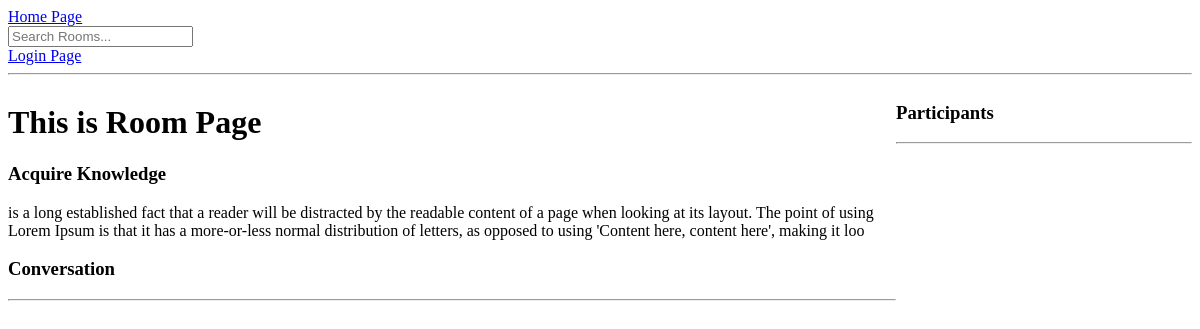
The app's page /room/2, older data.
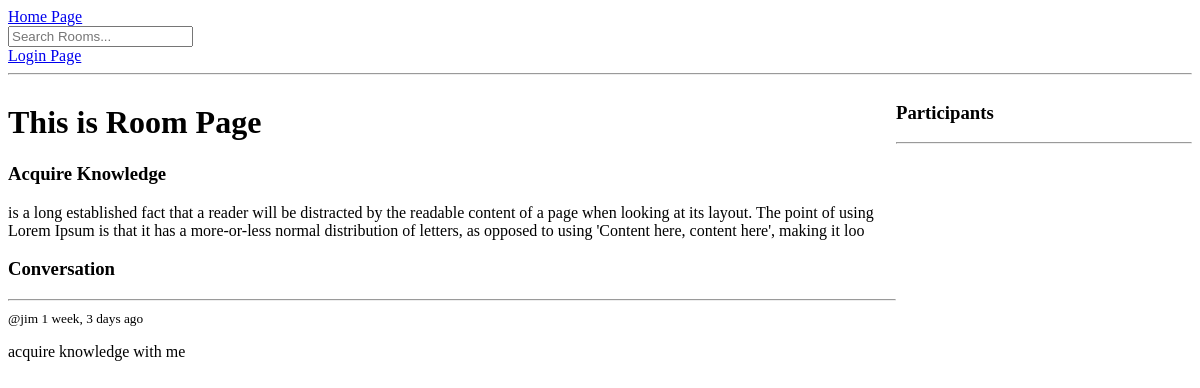
The same page, newer data.
### base/models.py (models this page shows, shortened)
class Room(models.Model):
    host = models.ForeignKey(User, on_delete=models.SET_NULL, null=True)
    topic = models.ForeignKey(Topic, on_delete=models.SET_NULL, null=True)
    name = models.CharField(max_length=200)
    participants = models.ManyToManyField(User, related_name='participants', blank=True)
    description = models.TextField(null=True, blank=True)
    updated = models.DateTimeField(auto_now=True)
    created = models.DateTimeField(auto_now_add=True)
    class Meta:
        ordering = ['-updated', '-created']

class Message(models.Model):
    user = models.ForeignKey(User, on_delete=models.CASCADE)
    room = models.ForeignKey(Room, on_delete=models.CASCADE)
    body = models.TextField()
    updated = models.DateTimeField(auto_now=True)
    created = models.DateTimeField(auto_now_add=True)

### base/views.py (the view, shortened to what this page needs)
# urls.py: path('room/<str:pk>', views.room, name="room"),
def room(request, pk):
    room = Room.objects.get(id=pk)
    roommessages = room.message_set.all().order_by('-created')
    participants = room.participants.all()
    context = {"room": room, "roommessages": roommessages, 'participants': participants}
    return render(request, "base/room.html", context)

### base/templates/base/room.html (shortened to what this page needs)
{% extends "main.html" %}
{% block content %}
<div class="room-container">
    <div>
        <h1>This is Room Page</h1>
        <h3>{{ room.name }}</h3>
        <p>{{ room.description }}</p>
        <div class="comment-wrapper">
            <h3>Conversation</h3>
            <hr>
            {% for message in roommessages %}
                <div>
                    <small>@{{ message.user }}  {{ message.created|timesince}} ago</small>
                    <p>{{ message.body }}</p>
                </div>
            {% endfor %}
        </div>
    </div>
    <div>
        <h3>Participants</h3>
        <hr>
    </div>
</div>
{% endblock %}

### templates/main.html (shortened to what this page needs)
<!DOCTYPE html>
<html lang="en">
<head>
</head>
<body>
    {% include 'navbar.html' %}
    {% block content %}
    {% endblock %}
</body>
</html>

### templates/navbar.html
<a href="/">
    Home Page
</a>
<form action="{% url 'home' %}" method="get">
    <input type="text" name="q" placeholder="Search Rooms..." />
</form>
{% if request.user.is_authenticated %}
<p>Hello {{ request.user }}</p>
<a href="{% url 'logout' %}">Logout</a>
{% else %}
<a href="{% url 'login' %}">Login Page</a>
{% endif %}
<hr>

### base/templates/base/room.html (style rules this page uses)
.room-container { display: grid; grid-template-columns: 3fr 1fr; }

Row changes from the older to the newer data that the page shows:
added Message: user "jim", created "1 week, 3 days", body "acquire knowledge with me"
